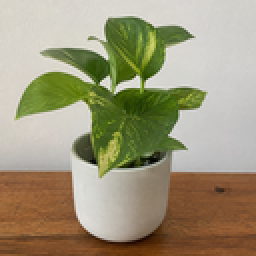
#> input picture images/test.png, 128 x 128 px, found by its file name (shown 2 times larger)
$ python generate_histogram_plot.py
#> lines starting #> are read from the running program, lines starting #| are printed output that depends on the picture; pictures that were not available may be replaced by others from this repository, and a replacement may not be noted
### src/analysis/histogram.py
import numpy as np
from PIL import Image


def calculate_histogram(image):
    """
    Calculate the frequency of each grayscale
    intensity value from 0 to 255.
    """

    if isinstance(image, Image.Image):
        image = image.convert("L")
        image = np.asarray(
            image,
            dtype=np.uint8
        )

    image = np.asarray(
        image,
        dtype=np.uint8
    )

    histogram = np.bincount(
        image.flatten(),
        minlength=256
    )

    return histogram


# [35 lines left out: function histogram_uniformity_score, not called in this run]

### src/analysis/visualization.py
import matplotlib.pyplot as plt
import numpy as np


# ============================================================
# HISTOGRAM COMPARISON
# ============================================================

def plot_histograms(
    original_histogram,
    encrypted_histogram,
    output_path
):
    """
    Plot original and encrypted image histograms.
    """

    original_histogram = np.asarray(
        original_histogram,
        dtype=np.float64
    )

    encrypted_histogram = np.asarray(
        encrypted_histogram,
        dtype=np.float64
    )

    x = np.arange(
        256
    )

    plt.figure(
        figsize=(10, 5)
    )

    plt.plot(
        x,
        original_histogram,
        label="Original",
        linewidth=1.2
    )

    plt.plot(
        x,
        encrypted_histogram,
        label="Encrypted",
        linewidth=1.2
    )

    plt.xlabel(
        "Pixel Intensity"
    )

    plt.ylabel(
        "Frequency"
    )

    plt.title(
        "Original vs Encrypted Histogram"
    )

    plt.xlim(
        0,
        255
    )

    plt.grid(
        alpha=0.2
    )

    plt.legend()

    plt.tight_layout()

    plt.savefig(
        output_path,
        dpi=200,
        bbox_inches="tight"
    )

    plt.close()


# ============================================================
# CORRELATION COMPARISON
# ============================================================

# [305 lines left out: functions plot_correlation_comparison, plot_security_metrics, plot_quantum_performance, plot_metric_comparison, not called in this run]

### src/experiments/generate_histogram_plot.py
from PIL import Image
import numpy as np

from src.analysis.histogram import (
    calculate_histogram
)

from src.analysis.visualization import (
    plot_histograms
)


original = np.asarray(
    Image.open(
        "images/test.png"
    ).convert("L"),
    dtype=np.uint8
)
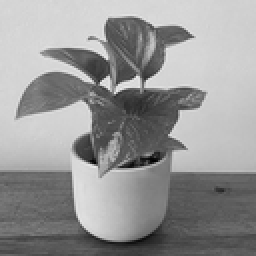
#> original: shape (128, 128) (shown 2 times larger); min 0, max 234, mean 150.1

encrypted = np.asarray(
    Image.open(
        "results/phase5_encrypted.png"
    ).convert("L"),
    dtype=np.uint8
)
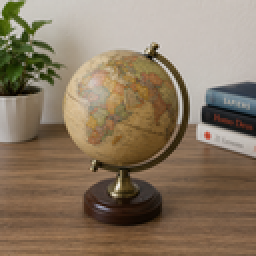
#> input picture images/test2.png, 128 x 128 px, given in place of phase5_encrypted.png, which was not available (shown 2 times larger)
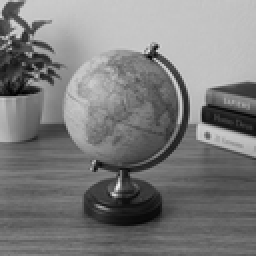
#> encrypted: shape (128, 128) (shown 2 times larger); min 0, max 233, mean 123.9


original_histogram = (
    calculate_histogram(
        original
    )
)
#> in calculate_histogram, `histogram = np.bincount( image.flatten(), minlength=256 )`: histogram = 256 values, max 768 at index 213, min 0 at index 2, mean 64
#> original_histogram has the same summary as histogram in calculate_histogram

encrypted_histogram = (
    calculate_histogram(
        encrypted
    )
)
#> encrypted_histogram = 256 values, max 477 at index 195, min 0 at index 2, mean 64


plot_histograms(
    original_histogram,
    encrypted_histogram,
    "docs/figures/histogram_comparison.png"
)
#> in plot_histograms, `original_histogram = np.asarray( original_histogram, dtype=np.float64 )`: original_histogram has the same summary as histogram in calculate_histogram
#> in plot_histograms, `plt.savefig( output_path, dpi=200, bbox_inches="tight" )`:
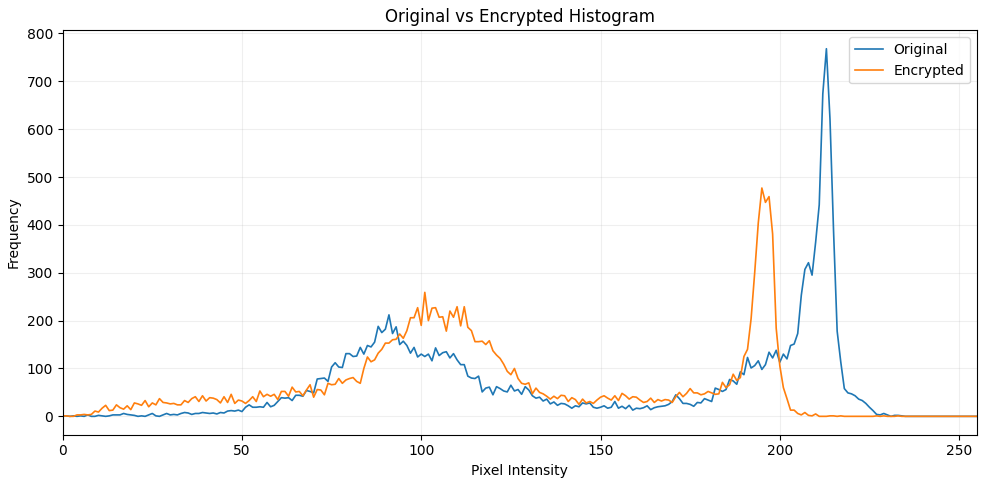
#> figure drawn by matplotlib, 1 panel; curve peaks at x = 213, y = 768; curve peaks at x = 195, y = 477


print(
    "Histogram figure generated:"
)

print(
    "docs/figures/histogram_comparison.png"
)
